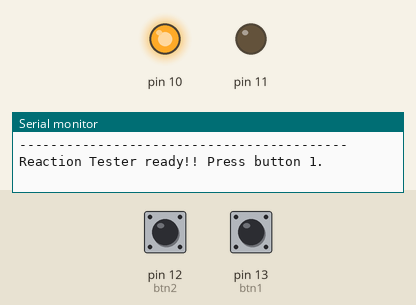
Recording of a sketch running on a simulated Arduino Uno, built with avr-gcc and run on an emulated ATmega328P. Parts: output pins drawn as LEDs (lit = HIGH), the last lines printed to the serial monitor. Dashed ring = blinking. The test bench sets the inputs (shaded band); at power-on: pin 13 (btn1) HIGH, pin 12 (btn2) HIGH. Random numbers use the default seed unless the sketch sets one.

Above: at 1.2 s.
1.3 s: pin 13 (btn1) pulled LOW for 0.15 s
At 1.47 s:
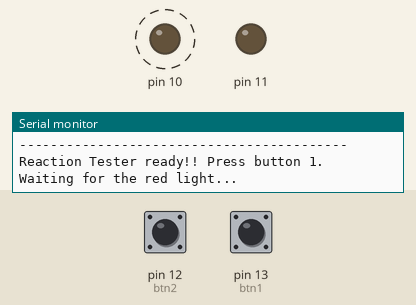
4.4 s: pin 12 (btn2) pulled LOW for 1 s
6.9 s: pin 12 (btn2) pulled LOW for 0.15 s
At 8.0 s:
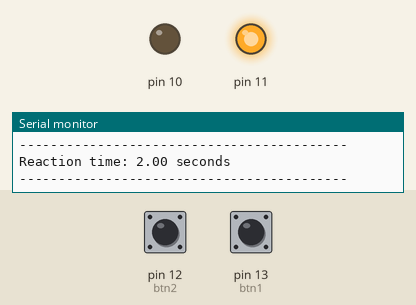
8.5 s: pin 12 (btn2) pulled LOW for 3.2 s
At 9.2 s:
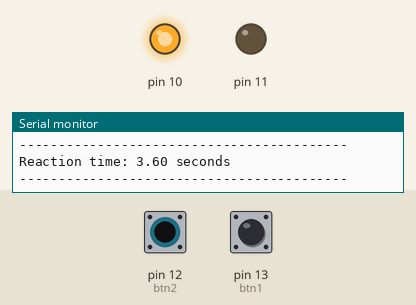
Timing chart, 0 to 11.5 s (numbered marks = the images above; inputs shaded):
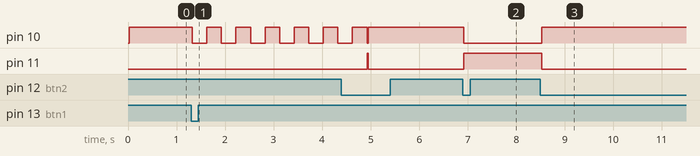

The sketch:

RTT.ino
```cpp
#include <Bounce2.h> // including library Bounce2

#define btn1 13 // button 1  gelb
#define btn2 12 // button 2  orange

class Led { // class Led
  int pin; // pin
  bool state; // state

  public:
  Led(int ledPin){ // constructor
    pin = ledPin; // pin
    pinMode(pin, OUTPUT); // pin mode
  }

  void toggle(){ // toggle led
    state = !state; // state
    digitalWrite(pin, state); // set state for pin
  }

  void speedToggle(int ms, int maxC){ // speed toggle
    int c; // counter
    while (c < maxC) // while counter is less than max counter
    {
      toggle(); // toggle led
      delay(ms); // delay
      c = c + random(ms); // counter
    }
  }
};

int gState = 1; // global state
long start; // global start time
long stop; // global stop time
double result; // global result

Bounce btn1Bouncer = Bounce(); // creating Bounce object for button 1
Bounce btn2Bouncer = Bounce(); // creating Bounce object for button 2

void setup(){ // setup function
  Serial.begin(9600); // starting serial communication

  btn1Bouncer.attach(btn1, INPUT_PULLUP); // attaching button 1 to Bounce object
  btn2Bouncer.attach(btn2, INPUT_PULLUP); // attaching button 2 to Bounce object
  btn2Bouncer.interval(25); // setting interval for button 2
  btn1Bouncer.interval(25); // setting interval for button 1
}

Led led1(10); // grün creating Led object for led 1
Led led2(11); // rot  creating Led object for led 2

void loop(){ // loop function
  btn1Bouncer.update(); // updating Bounce object for button 1
  btn2Bouncer.update(); // updating Bounce object for button 2

  switch(gState){ // switch statement for global state
    case 1: // case 1
      Serial.println("------------------------------------------"); // printing message
      Serial.println("Reaction Tester ready!! Press button 1."); // printing message
      led1.toggle(); // toggle led 1
      gState = 2; // global state
      break; // break
    case 2: // case 2
      if (btn1Bouncer.fell()){ // if button 1 fell
        gState = 3; // global state
      }
      break; // break
    case 3:
      Serial.println("Waiting for the red light..."); // printing message
      gState = 4; // global state
      break; // break
    case 4: // case 4
      led1.speedToggle(300, random(5*1000)); // speed toggle led 1
      led2.toggle(); // toggle led 2
      led1.toggle(); // toggle led 1
      start = millis(); // start time
      gState = 5; // global state
      break; // break
    case 5: // case 5
      if (btn2Bouncer.fell()){ // if button 2 fell
        stop = millis(); // stop time
        led2.toggle(); // toggle led 2
        led1.toggle(); // toggle led 1
        result = stop - start; // result
        Serial.print("Reaction time: "); // printing message
        Serial.print(result / 1000); // printing result
        Serial.println(" seconds"); // printing message
        Serial.println("------------------------------------------"); // printing message
      }
      break; // break
    default: // default case
      Serial.println("Debug: Error!"); // printing message
      break; // break
  }
}
```

Measured:
- after the input at 1.3 s, pin 10: alternates HIGH for 0.30 s and LOW for 0.30 s, starting at once
- after the input at 6.9 s, pin 10: HIGH → LOW at once; pin 11: LOW → HIGH at once
- after the input at 8.5 s, pin 10: LOW → HIGH at once; pin 11: HIGH → LOW at once
